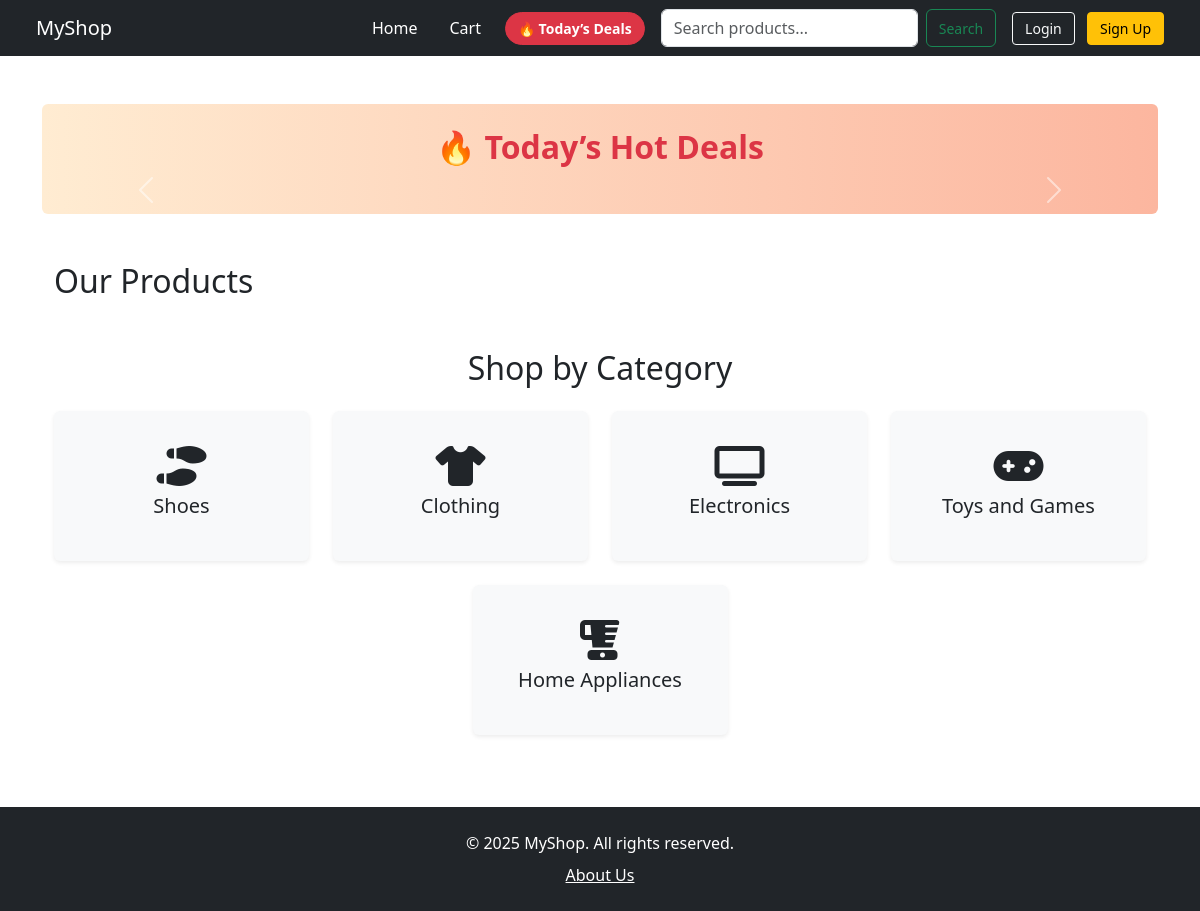
The app's page /, older data.
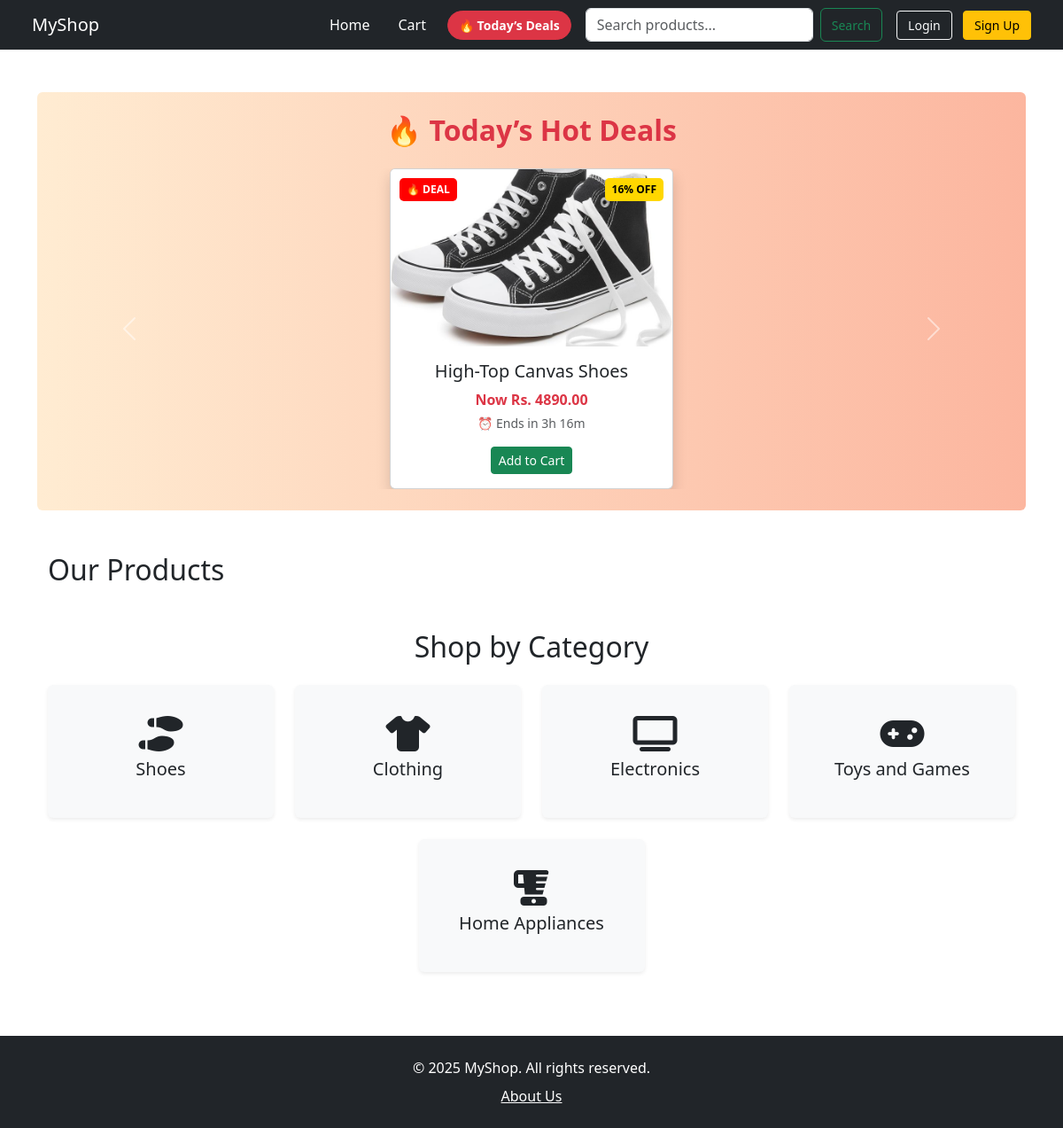
The same page, newer data.
### store/models.py (models this page shows, shortened)
class Category(models.Model):
    name = models.CharField(max_length=100)
    class Meta:
        verbose_name_plural = "Categories"

class Product(models.Model):
    name = models.CharField(max_length=100)
    description = models.TextField()
    price = models.DecimalField(max_digits=10, decimal_places=2)
    image = models.ImageField(upload_to='product_images/')
    category = models.ForeignKey(Category, on_delete=models.CASCADE)
    is_deal = models.BooleanField(default=False)
    likes = models.ManyToManyField(User, related_name='liked_products', blank=True)

### store/views.py (the view)
# urls.py: path('', views.home, name='home'),
def home(request):
    products = Product.objects.all()
    categories = Category.objects.all()
    deals = Product.objects.filter(is_deal=True)[:5]  # show top 5 deals
    return render(request, 'store/home.html', {
        'products': products,
        'categories': categories,
        'deals': deals,
    })

### store/templates/store/home.html (shortened to what this page needs)
{% extends 'store/base.html' %}
{% load static %}
{% block content %}
<div class="container my-5 p-4 rounded" style="background: linear-gradient(to right, #ffecd2, #fcb69f);">
  <h2 class="text-danger mb-4 text-center fw-bold">🔥 Today’s Hot Deals</h2>
  <div id="dealsCarousel" class="carousel slide" data-bs-ride="carousel" data-bs-interval="3000">
    <div class="carousel-inner">
      {% for product in deals %}
        <div class="carousel-item {% if forloop.first %}active{% endif %}">
          <div class="card mx-auto shadow" style="width: 20rem; position: relative;">
            <div style="position: absolute; top: 10px; left: 10px; background: red; color: white; padding: 4px 8px; font-size: 0.75rem; font-weight: bold; border-radius: 5px;">🔥 DEAL</div>
            <div style="position: absolute; top: 10px; right: 10px; background: gold; color: black; padding: 4px 8px; font-size: 0.75rem; font-weight: bold; border-radius: 5px;">{{ 10|add:forloop.counter|add:"5" }}% OFF</div>
            {% if product.image %}
              <img src="{{ product.image.url }}" class="card-img-top" style="height: 200px; object-fit: cover;" alt="{{ product.name }}">
            {% endif %}
            <div class="card-body text-center">
              <h5 class="card-title">{{ product.name }}</h5>
              <p class="text-danger fw-bold mb-1">Now Rs. {{ product.price }}</p>
              <p class="text-muted small">⏰ Ends in {{ forloop.counter|add:"2" }}h {{ forloop.counter|add:"15" }}m</p>
              <a href="{% url 'add_to_cart' product.id %}" class="btn btn-success btn-sm">Add to Cart</a>
            </div>
          </div>
        </div>
      {% endfor %}
    </div>
    <button class="carousel-control-prev" type="button" data-bs-target="#dealsCarousel" data-bs-slide="prev">
      <span class="carousel-control-prev-icon"></span>
    </button>
    <button class="carousel-control-next" type="button" data-bs-target="#dealsCarousel" data-bs-slide="next">
      <span class="carousel-control-next-icon"></span>
    </button>
  </div>
</div>
<div class="container mt-4">
  <h2 class="mb-4">Our Products</h2>
</div>
<div class="container mt-5">
  <h2 class="text-center mb-4">Shop by Category</h2>
  <div class="row justify-content-center">
    {% for category in categories %}
      <div class="col-md-3 mb-4">
        <a href="{% url 'category_products' category.id %}" class="text-decoration-none">
          <div class="card shadow-sm h-100 text-center bg-light border-0">
            <div class="card-body d-flex flex-column justify-content-center align-items-center" style="height: 150px;">
              {% if category.name == "Shoes" %}
                <i class="fas fa-shoe-prints fs-1 mb-2"></i>
              {% elif category.name == "Clothing" %}
                <i class="fas fa-shirt fs-1 mb-2"></i>
              {% elif category.name == "Electronics" %}
                <i class="fas fa-tv fs-1 mb-2"></i>
              {% elif category.name == "Toys and Games" %}
                <i class="fas fa-gamepad fs-1 mb-2"></i>
              {% elif category.name == "Home Appliances" %}
                <i class="fas fa-blender fs-1 mb-2"></i>
              {% endif %}
              <h5 class="card-title text-dark">{{ category.name }}</h5>
            </div>
          </div>
        </a>
      </div>
    {% endfor %}
  </div>
</div>
{% endblock %}

Row changes from the older to the newer data that the page shows:
now on this page (row edited): Product: counter "16", image (picture), name "High-Top Canvas Shoes", price "4890.00"
